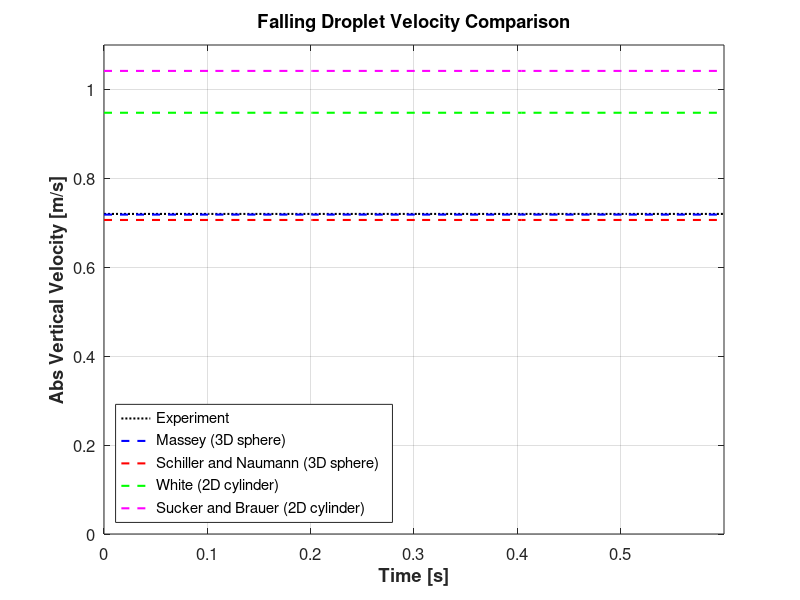

Write the MATLAB code that produced this figure.
% plot_velocity.m
%
% Script to plot falling droplet velocity for 3 schemes vs theoretical solution
%
clear; clc; close all;

T_max=10;
% Cases definition
testcase=1;
if testcase==1
    foldername='result';
else
    
    foldername='result_p25_case3';
end 
blue   = [71, 135, 224] / 255;
red    = [218, 62, 32] / 255;
green  = [82, 147, 47] / 255;
purple = [119, 43, 160] / 255;
orange = [230, 137, 23] / 255;
teal   = [29, 177, 186] / 255;
pink   = [219, 76, 152] / 255;
cases  = {strcat(foldername,'/1'), strcat(foldername,'/2'), strcat(foldername,'/3'), strcat(foldername,'/4'), strcat(foldername,'/5'), strcat(foldername,'/6'), strcat(foldername,'/7')};
names  = {'Default', 'KE con', 'SL (full band)', 'SL (fewer face)', 'SL (fewer face) 2 subitr', 'SL (fewer face) 2 subitr widedomain', 'Droplet'};
colors = {blue, ...     % blue  — Scheme 1
          red, ... % red   — Scheme 2
          green, ...
          purple, ...
          orange, ...
          teal, ...
          pink};    % green — Scheme 3
% colors = {'r', 'g', 'b'};     % Colors for lines
styles = {'-', '-', '-','-','-','-','-'};     % Line styles

% Prepare Figure
figure('Name', 'Falling Droplet Velocity', 'Color', 'w', 'Position', [100, 100, 800, 600]);
hold on; box on; grid on;

% --- Loop over schemes ---
for i = 1:length(cases)
    filepath = fullfile(cases{i}, 'bubble');
    
    if exist(filepath, 'file')
        % Import data (assumes NGA monitor format with headers)
        try
            raw = importdata(filepath);
            if isstruct(raw) && isfield(raw, 'data')
                data = raw.data;
            else
                data = raw;
            end
            
            % Check if data is valid
            if ~isempty(data)
                % Column 2 is Time
                time = data(:, 2);
                
                % Last Column is V_drop (Assumed from implementation plan)
                vrise= data(:, 4);
                vinflow = data(:, 5);
                
                % Plot simulation data
                plot(time, vinflow, 'Color', colors{i}, 'LineStyle', styles{i}, ...
                     'LineWidth', 2, 'DisplayName', names{i});
            else
                fprintf('Warning: Data file empty for %s\n', names{i});
            end
        catch ME
            fprintf('Error reading file %s: %s\n', filepath, ME.message);
        end
    else
        fprintf('Warning: File not found: %s\n', filepath);
    end
end
% 
if testcase==1
    t_theory = linspace(0, T_max, 100);
    v_theory1 = ones(100,1)*0.72;    
    plot(t_theory, v_theory1, 'k:', 'LineWidth', 1.5, 'DisplayName', 'Experiment');
    hold on
    v_theory1 = ones(100,1)*0.7185; 
    plot(t_theory, v_theory1, 'b--', 'LineWidth', 1.5, 'DisplayName', 'Massey (3D sphere)');
    hold on
    v_theory2 = ones(100,1)*0.7064; 
   
    plot(t_theory, v_theory2, 'r--', 'LineWidth', 1.5, 'DisplayName', 'Schiller and Naumann (3D sphere)');
    hold on
    v_theory2 = ones(100,1)*0.947589; 
    
    plot(t_theory, v_theory2, 'g--', 'LineWidth', 1.5, 'DisplayName', 'White (2D cylinder)');
    hold on
    v_theory2 = ones(100,1)*1.0417; 
    
    plot(t_theory, v_theory2, 'm--', 'LineWidth', 1.5, 'DisplayName', 'Sucker and Brauer (2D cylinder)');

else
    t_theory = linspace(0, T_max, 100);
    % v_theory1 = ones(100,1)*0.72; 
    v_theory1 = ones(100,1)*4.03; 
    plot(t_theory, v_theory1, 'k:', 'LineWidth', 1.5, 'DisplayName', 'Experiment');
    % hold on
    % v_theory1 = ones(100,1)*0.7185; 
    % plot(t_theory, v_theory1, 'b--', 'LineWidth', 1.5, 'DisplayName', 'Massey (3D sphere)');
    hold on
    % v_theory2 = ones(100,1)*0.7064; 
    v_theory2 = ones(100,1)*3.864; 
    plot(t_theory, v_theory2, 'r--', 'LineWidth', 1.5, 'DisplayName', 'Schiller and Naumann (3D sphere)');
    hold on
    % v_theory2 = ones(100,1)*0.947589; 
    v_theory2 = ones(100,1)*3.1588; 
    plot(t_theory, v_theory2, 'g--', 'LineWidth', 1.5, 'DisplayName', 'White (2D cylinder)');
    hold on
    % v_theory2 = ones(100,1)*1.0417; 
    v_theory2 = ones(100,1)*3.148; 
    plot(t_theory, v_theory2, 'm--', 'LineWidth', 1.5, 'DisplayName', 'Sucker and Brauer (2D cylinder)');
end

% --- Formatting ---
xlabel('Time [s]', 'FontSize', 12, 'FontWeight', 'bold');
ylabel('Abs Vertical Velocity [m/s]', 'FontSize', 12, 'FontWeight', 'bold');
title('Falling Droplet Velocity Comparison', 'FontSize', 14);
legend('Location', 'SouthWest', 'FontSize', 10);
set(gca, 'FontSize', 12);
if testcase==1
    ylim([0, 1.1]); % Adjust Y limit to show falling
else
    ylim([0, 5.0]); % Adjust Y limit to show falling
end
xlim([0, 0.6]);

hold off;
fprintf('Plotting complete.\n');
